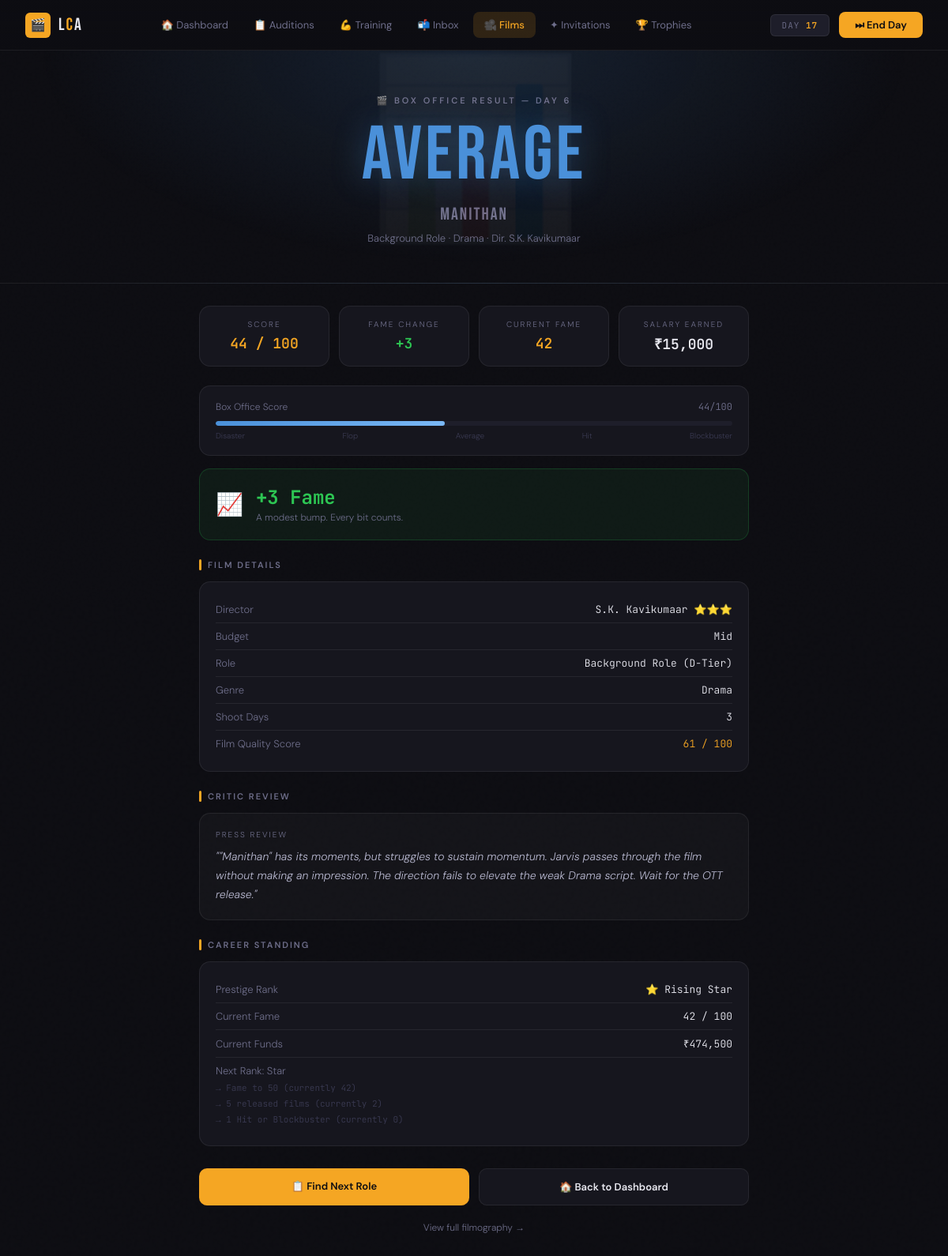
Page /box-office/1/1 on the earlier database version.
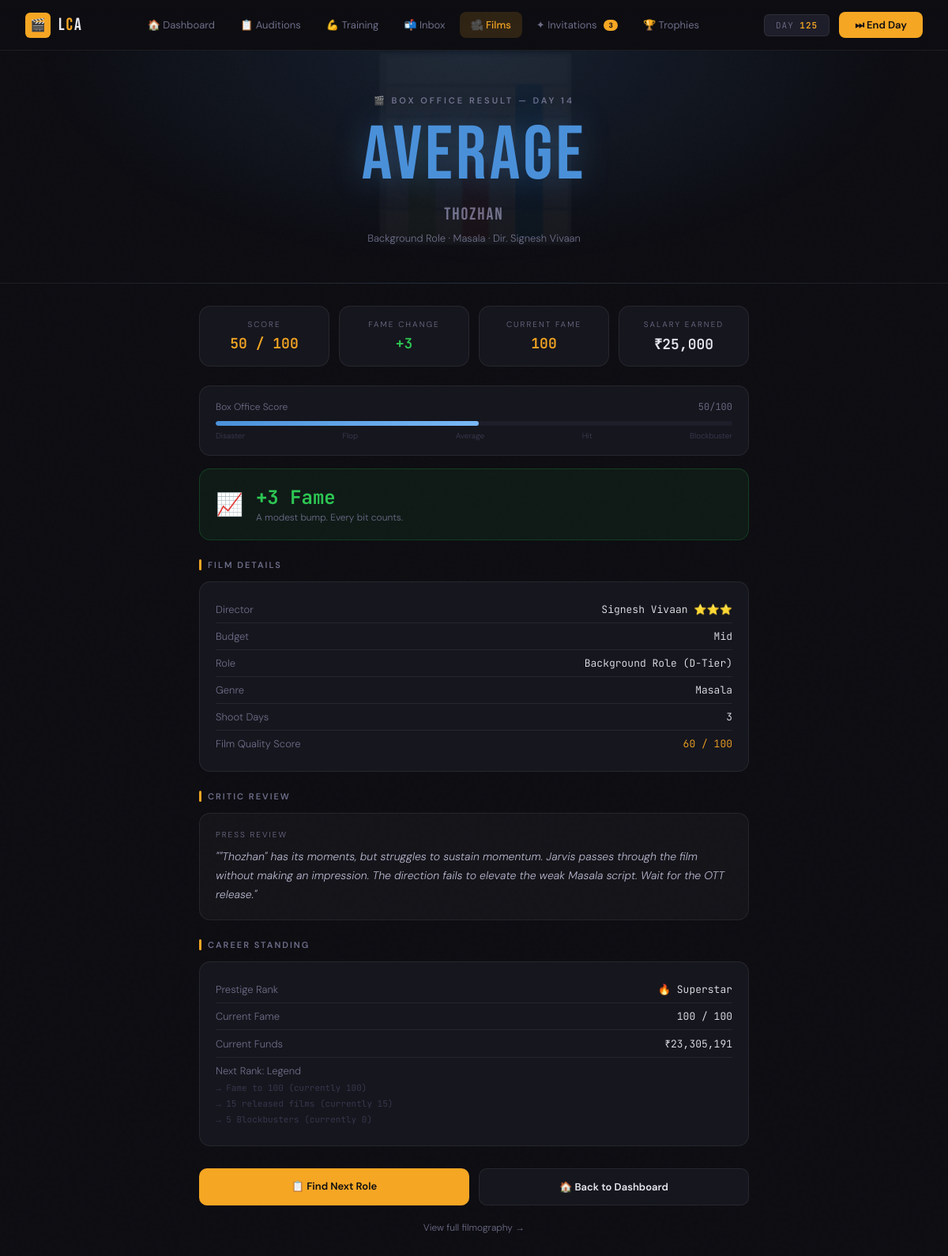
Same page on the later database version.
### app.py (models this page shows)
class Actor(db.Model):
    id              = db.Column(db.Integer, primary_key=True)
    name            = db.Column(db.String(80), nullable=False)
    industry        = db.Column(db.String(20))
    persona         = db.Column(db.String(30))
    funds           = db.Column(db.Integer, default=50000)
    energy          = db.Column(db.Integer, default=100)
    fame            = db.Column(db.Integer, default=5)
    game_day        = db.Column(db.Integer, default=1)
    acting_skill    = db.Column(db.Integer, default=10)
    screen_presence = db.Column(db.Integer, default=10)
    looks           = db.Column(db.Integer, default=10)
    dialogue        = db.Column(db.Integer, default=10)
    dancing         = db.Column(db.Integer, default=10)
    connections     = db.Column(db.Integer, default=0)
    fitness         = db.Column(db.Integer, default=10)
    resilience      = db.Column(db.Integer, default=10)
    credibility     = db.Column(db.Integer, default=80)
    is_tired        = db.Column(db.Boolean, default=False)
    tired_days_left = db.Column(db.Integer, default=0)

class Film(db.Model):
    id                  = db.Column(db.Integer, primary_key=True)
    actor_id            = db.Column(db.Integer, db.ForeignKey('actor.id'), nullable=False)
    application_id      = db.Column(db.Integer, db.ForeignKey('job_application.id'))
    movie_title         = db.Column(db.String(100))
    role_type           = db.Column(db.String(50))
    role_tier           = db.Column(db.String(2))
    genre               = db.Column(db.String(30))
    director            = db.Column(db.String(80))
    director_stars      = db.Column(db.Integer, default=3)
    budget              = db.Column(db.String(10))
    salary              = db.Column(db.Integer, default=0)
    total_shoot_days    = db.Column(db.Integer, default=10)
    days_completed      = db.Column(db.Integer, default=0)
    status              = db.Column(db.String(20), default='filming')
    box_office_result   = db.Column(db.String(20))   # blockbuster/hit/average/flop/disaster
    box_office_score    = db.Column(db.Float)
    fame_change         = db.Column(db.Integer, default=0)
    release_day         = db.Column(db.Integer)       # game_day when released
    review              = db.Column(db.Text)
    quality_score   = db.Column(db.Integer, default=50)
    last_visit_day  = db.Column(db.Integer, default=0)

### app.py (the view)
@app.route('/box-office/<int:actor_id>/<int:film_id>')
def box_office_reveal(actor_id, film_id):
    actor = db.get_or_404(Actor, actor_id)
    film  = db.get_or_404(Film, film_id)
    story_beat_id = request.args.get('story_beat_id', type=int)
    story_beat    = StoryBeat.query.get(story_beat_id) if story_beat_id else None
    offer_count = JobApplication.query.filter_by(
        actor_id=actor_id, status='offered'
    ).count()
    invite_count = Invitation.query.filter_by(
        actor_id=actor_id, is_active=True
    ).filter(Invitation.expires_day >= actor.game_day).count()
    released_films = Film.query.filter_by(actor_id=actor_id, status='released').all()
    prestige       = get_prestige(actor, released_films)
    result_theme = {
        'blockbuster': {'color': 'gold',  'emoji': '🏆'},
        'hit':         {'color': 'green', 'emoji': '✅'},
        'average':     {'color': 'blue',  'emoji': '📊'},
        'flop':        {'color': 'red',   'emoji': '📉'},
        'disaster':    {'color': 'red',   'emoji': '💀'},
    }.get(film.box_office_result, {'color': 'gold', 'emoji': '🎬'})
    return render_template(
        'box_office.html',
        actor=actor,
        film=film,
        prestige=prestige,
        offer_count=offer_count,
        invite_count=invite_count,
        story_beat=story_beat,
        result_theme=result_theme,
    )

### templates/box_office.html (shortened to what this page needs)
{% extends "base.html" %}
{% block nav_films %}active{% endblock %}
{% block content %}
<div class="result-hero {{ result_theme.color }}" data-emoji="{{ result_theme.emoji }}">
  <div class="result-eyebrow">🎬 Box Office Result — Day {{ film.release_day }}</div>
  <div class="result-word {{ result_theme.color }}">
    {{ film.box_office_result | upper if film.box_office_result else 'RELEASED' }}
  </div>
  <div class="result-film">{{ film.movie_title }}</div>
  <div class="result-role">{{ film.role_type }} · {{ film.genre }} · Dir. {{ film.director }}</div>
</div>
<div class="content-wrap">
  <div class="stats-row" style="margin-top:0;">
    <div class="stat-card">
      <div class="stat-label">Score</div>
      <div class="stat-value gold">{{ film.box_office_score | int }} / 100</div>
    </div>
    <div class="stat-card">
      <div class="stat-label">Fame Change</div>
      <div class="stat-value {% if film.fame_change > 0 %}green{% elif film.fame_change < 0 %}red{% endif %}">
        {% if film.fame_change > 0 %}+{% endif %}{{ film.fame_change }}
      </div>
    </div>
    <div class="stat-card">
      <div class="stat-label">Current Fame</div>
      <div class="stat-value gold">{{ actor.fame }}</div>
    </div>
    <div class="stat-card">
      <div class="stat-label">Salary Earned</div>
      <div class="stat-value">₹{{ "{:,}".format(film.salary) }}</div>
    </div>
  </div>
  <div class="breakdown-card" style="margin-bottom:16px;">
    <div style="display:flex;justify-content:space-between;font-size:12px;color:var(--text-muted);margin-bottom:8px;">
      <span>Box Office Score</span>
      <span style="font-family:'JetBrains Mono',monospace">{{ film.box_office_score | int }}/100</span>
    </div>
    <div class="score-track">
      <div class="score-fill score-{{ film.box_office_result or 'average' }}"
           style="width: {{ film.box_office_score }}%"></div>
    </div>
    <div style="display:flex;justify-content:space-between;font-size:10px;color:var(--text-dim);margin-top:6px;">
      <span>Disaster</span><span>Flop</span><span>Average</span><span>Hit</span><span>Blockbuster</span>
    </div>
  </div>
  <div class="fame-card {% if film.fame_change > 0 %}positive{% elif film.fame_change < 0 %}negative{% else %}neutral{% endif %}">
    <div class="fame-emoji">
      {% if film.fame_change >= 15 %}🚀
      {% elif film.fame_change >= 5 %}⭐
      {% elif film.fame_change > 0 %}📈
      {% elif film.fame_change < -10 %}💀
      {% elif film.fame_change < 0 %}📉
      {% else %}😐{% endif %}
    </div>
    <div class="fame-text">
      <div class="fame-delta {% if film.fame_change > 0 %}pos{% elif film.fame_change < 0 %}neg{% else %}neu{% endif %}">
        {% if film.fame_change > 0 %}+{% endif %}{{ film.fame_change }} Fame
      </div>
      <div class="fame-sub">
        {% if film.fame_change >= 15 %}The industry is talking. Your fame has surged.
        {% elif film.fame_change >= 5 %}A solid result. Your profile has grown.
        {% elif film.fame_change > 0 %}A modest bump. Every bit counts.
        {% elif film.fame_change == 0 %}No change to your fame. The film passed quietly.
        {% elif film.fame_change > -10 %}A stumble. The industry noticed.
        {% else %}A significant blow to your standing. Recovery will take time.
        {% endif %}
      </div>
    </div>
  </div>
  <div class="section-label">Film Details</div>
  <div class="breakdown-card">
    <div class="breakdown-row">
      <span class="breakdown-key">Director</span>
      <span class="breakdown-val">
        {{ film.director }}
        {% for i in range(film.director_stars) %}⭐{% endfor %}
      </span>
    </div>
    <div class="breakdown-row">
      <span class="breakdown-key">Budget</span>
      <span class="breakdown-val">{{ film.budget }}</span>
    </div>
    <div class="breakdown-row">
      <span class="breakdown-key">Role</span>
      <span class="breakdown-val">{{ film.role_type }} ({{ film.role_tier }}-Tier)</span>
    </div>
    <div class="breakdown-row">
      <span class="breakdown-key">Genre</span>
      <span class="breakdown-val">{{ film.genre }}</span>
    </div>
    <div class="breakdown-row">
      <span class="breakdown-key">Shoot Days</span>
      <span class="breakdown-val">{{ film.total_shoot_days }}</span>
    </div>
    {% if film.quality_score %}
    <div class="breakdown-row">
      <span class="breakdown-key">Film Quality Score</span>
      <span class="breakdown-val" style="color:var(--gold)">{{ film.quality_score }} / 100</span>
    </div>
    {% endif %}
  </div>
  {% if film.review %}
  <div class="section-label">Critic Review</div>
  <div class="review-card">
    <div class="review-eyebrow">Press Review</div>
    <div class="review-text">"{{ film.review }}"</div>
  </div>
  {% endif %}
  <div class="section-label">Career Standing</div>
  <div class="breakdown-card">
    <div class="breakdown-row">
      <span class="breakdown-key">Prestige Rank</span>
      <span class="breakdown-val">{{ prestige.emoji }} {{ prestige.label }}</span>
    </div>
    <div class="breakdown-row">
      <span class="breakdown-key">Current Fame</span>
      <span class="breakdown-val gold">{{ actor.fame }} / 100</span>
    </div>
    <div class="breakdown-row">
      <span class="breakdown-key">Current Funds</span>
      <span class="breakdown-val">₹{{ "{:,}".format(actor.funds) }}</span>
    </div>
    {% if prestige.next_rank %}
    <div class="breakdown-row" style="flex-direction:column;align-items:flex-start;gap:6px;">
      <span class="breakdown-key">Next Rank: {{ prestige.next_rank.label }}</span>
      {% for need in prestige.next_rank.needs %}
      <span style="font-size:11px;color:var(--text-dim);font-family:'JetBrains Mono',monospace;">→ {{ need }}</span>
      {% endfor %}
    </div>
    {% endif %}
  </div>
  <div class="action-row">
    <a href="/job-board/{{ actor.id }}" class="btn-action btn-primary-action">
      📋 Find Next Role
    </a>
    <a href="/dashboard/{{ actor.id }}" class="btn-action btn-secondary-action">
      🏠 Back to Dashboard
    </a>
  </div>
  <div style="text-align:center;margin-top:16px;">
    <a href="/films/{{ actor.id }}"
       style="font-size:12px;color:var(--text-muted);text-decoration:none;">
      View full filmography →
    </a>
  </div>
</div>
{% endblock %}

### templates/base.html (shortened to what this page needs)
<!DOCTYPE html>
<html lang="en">
<head>
</head>
<body>
<div class="page">
{% block nav %}
{% if actor is defined %}
<nav class="nav">
  <a href="/dashboard/{{ actor.id }}" class="nav-logo">
    <div class="nav-logo-icon">🎬</div>
    <div class="nav-logo-text">L<span>C</span>A</div>
  </a>
  <div class="nav-links">
    <a href="/dashboard/{{ actor.id }}"    class="nav-link {% block nav_dash %}{% endblock %}">🏠 Dashboard</a>
    <a href="/job-board/{{ actor.id }}"    class="nav-link {% block nav_jobs %}{% endblock %}">📋 Auditions</a>
    <a href="/training/{{ actor.id }}"     class="nav-link {% block nav_train %}{% endblock %}">💪 Training</a>
    <a href="/applications/{{ actor.id }}" class="nav-link {% block nav_inbox %}{% endblock %}">
      📬 Inbox
    </a>
    <a href="/films/{{ actor.id }}"        class="nav-link {% block nav_films %}{% endblock %}">🎥 Films</a>
    <a href="/invitations/{{ actor.id }}"
        class="nav-link {% block nav_invites %}{% endblock %}">
      ✦ Invitations
      {% if invite_count is defined and invite_count > 0 %}
    <span class="nav-badge" style="background:var(--gold);color:#0D0D12;">
      {{ invite_count }}
    </span>
  {% endif %}
</a>
<a href="/milestones/{{ actor.id }}"
   class="nav-link {% block nav_trophies %}{% endblock %}">
  🏆 Trophies
</a>
  </div>
  <div class="nav-right">
    <div class="nav-day">DAY <span>{{ actor.game_day }}</span></div>
    <form action="/rest/{{ actor.id }}" method="POST">
      <button type="submit" class="end-day-btn">⏭ End Day</button>
    </form>
  </div>
</nav>
{% endif %}
{% endblock %}
{% block content %}{% endblock %}
</div>
</body>
</html>

### templates/base.html (style rules this page uses)
:root { --bg: #0D0D12; --surface: #16161E; --surface2: #1E1E2A; --border: rgba(255,255,255,0.07); --gold: #F5A623; --gold-dim: rgba(245,166,35,0.15); --gold-glow: rgba(245,166,35,0.3); --red: #E63946; --red-dim: rgba(230,57,70,0.15); --green: #2DC653; --green-dim: rgba(45,198,83,0.12); --blue: #4A90D9; --blue-dim: rgba(74,144,217,0.15); --purple: #9B59B6; --teal: #1ABC9C; --text: #E8E8F0; --text-muted: #6E6E8A; --text-dim: #3A3A52; }
*, *::before, *::after { box-sizing: border-box; margin: 0; padding: 0; }
body { background: var(--bg); color: var(--text); font-family: 'DM Sans', sans-serif; font-weight: 300; min-height: 100vh; overflow-x: hidden; }
body::before { content: ''; position: fixed; inset: 0; pointer-events: none; z-index: 0; opacity: 0.4; }
.nav { position: sticky; top: 0; z-index: 100; background: linear-gradient(180deg, rgba(13,13,18,0.98) 0%, rgba(13,13,18,0.85) 100%); backdrop-filter: blur(20px); -webkit-backdrop-filter: blur(20px); border-bottom: 1px solid var(--border); padding: 0 32px; height: 64px; display: flex; align-items: center; justify-content: space-between; gap: 16px; }
.nav-logo { display: flex; align-items: center; gap: 10px; text-decoration: none; flex-shrink: 0; }
.nav-logo-icon { width: 32px; height: 32px; background: var(--gold); border-radius: 6px; display: flex; align-items: center; justify-content: center; font-size: 16px; }
.nav-logo-text { font-family: 'Bebas Neue', sans-serif; font-size: 22px; letter-spacing: 2px; color: var(--text); }
.nav-logo-text span { color: var(--gold); }
.nav-links { display: flex; align-items: center; gap: 4px; flex: 1; justify-content: center; }
.nav-link { padding: 8px 14px; border-radius: 8px; font-size: 13px; font-weight: 400; color: var(--text-muted); text-decoration: none; display: flex; align-items: center; gap: 7px; transition: all 0.2s; white-space: nowrap; }
.nav-link.active { background: var(--gold-dim); color: var(--gold); font-weight: 500; }
.nav-badge { background: var(--red); color: white; font-size: 9px; font-weight: 700; padding: 1px 6px; border-radius: 8px; margin-left: 2px; }
.nav-right { display: flex; align-items: center; gap: 12px; flex-shrink: 0; }
.nav-day { font-family: 'JetBrains Mono', monospace; font-size: 11px; color: var(--text-muted); background: var(--surface2); border: 1px solid var(--border); padding: 6px 14px; border-radius: 6px; letter-spacing: 1px; white-space: nowrap; }
.nav-day span { color: var(--gold); font-weight: 600; }
.end-day-btn { background: var(--gold); color: #0D0D12; border: none; padding: 8px 20px; border-radius: 8px; font-family: 'DM Sans', sans-serif; font-size: 13px; font-weight: 600; cursor: pointer; display: flex; align-items: center; gap: 8px; transition: all 0.2s; white-space: nowrap; }
.page { position: relative; z-index: 1; }

Differences in the rows shown:
changed Actor: game_day "17" → "125"; fame "42" → "100"; funds "474,500" → "23,305,191"
changed Film "AVERAGE": release_day "6" → "14"; movie_title "Manithan" → "Thozhan"; genre "Drama" → "Masala"; director "S.K. Kavikumaar" → "Signesh Vivaan"; box_office_score "44" → "50"; salary "15,000" → "25,000"; quality_score "61" → "60"; review "\"Manithan\" has its moments, but struggles to sustain momentum. Jarvis passes through the film without making an impression. The direction fails to elevate the weak Drama script. Wait for the…" → "\"Thozhan\" has its moments, but struggles to sustain momentum. Jarvis passes through the film without making an impression. The direction fails to elevate the weak Masala script. Wait for the…"
Other differences:
{{ invite_count }}: (not shown) → "3"
{{ prestige.emoji }}: "⭐" → "🔥"
{{ prestige.label }}: "Rising Star" → "Superstar"
{{ prestige.next_rank.label }}: "Star" → "Legend"
new list line: "→ Fame to 100 (currently 100)"
new list line: "→ 15 released films (currently 15)"
new list line: "→ 5 Blockbusters (currently 0)"
list line gone: "→ Fame to 50 (currently 42)"
list line gone: "→ 5 released films (currently 2)"
list line gone: "→ 1 Hit or Blockbuster (currently 0)"
